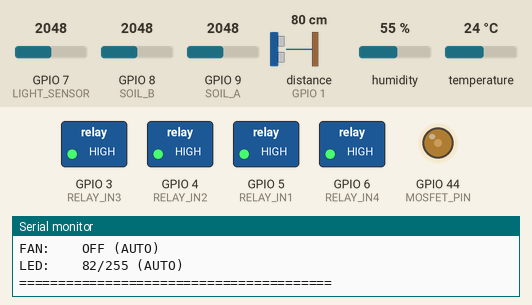
A sketch run on a simulated ESP32-S3. Shown: switched loads named in the sketch (green lamp = pin HIGH), output pins drawn as LEDs (lit = HIGH), the last lines printed to the serial monitor. Wiring (inferred from the names in the program): ultrasonic range finder: trigger GPIO 2; echo GPIO 1. The test bench sets the inputs (shaded band); at power-on: humidity 55 %, GPIO 7 (LIGHT_SENSOR) = 2048, GPIO 8 (SOIL_B) = 2048, GPIO 9 (SOIL_A) = 2048, distance to the obstacle (sensor on GPIO 1) 80 cm, temperature 24 °C. The echo pulse lasts 58.3 µs per cm; WiFi joins after 1.5 s; servers stay silent unless stated; pins used as bus, display or sensor lines are not drawn.

Above: at 7.8 s.
7.9 s: humidity set to 41 %
10.8 s: humidity set to 38 %
At 12.2 s:
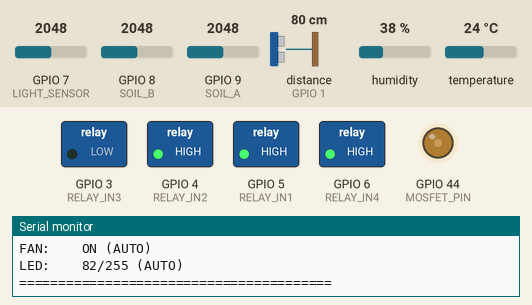
13.2 s: GPIO 7 (LIGHT_SENSOR) set to 2866
At 14.1 s:
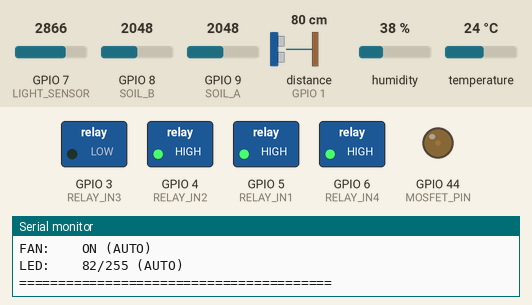
15.1 s: GPIO 7 (LIGHT_SENSOR) set to 3040
At 16.8 s:
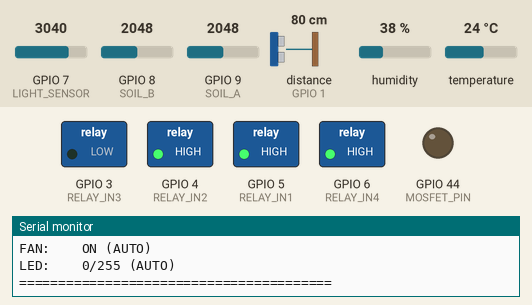
17.1 s: GPIO 7 (LIGHT_SENSOR) set to 122
At 18.9 s:
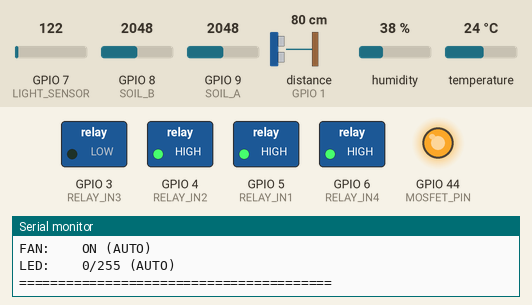
19.2 s: humidity set to 40 %
At 20.7 s:
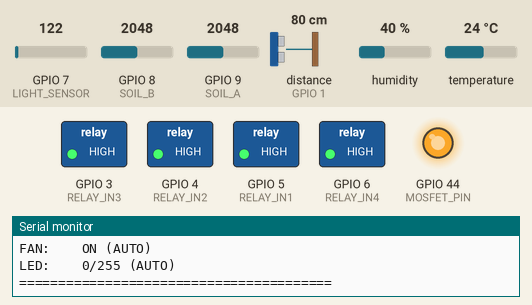
Timing chart, 0 to 22.2 s (numbered marks = the images above; inputs shaded):
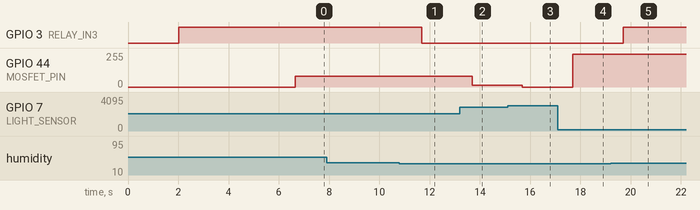

Measured:
- the behaviour switches between 40 and 39 % on humidity (found by bisection; images 0 and 1)
- after the input at 7.9 s, every drawn part: stays the same
- after the input at 10.8 s, GPIO 3 (RELAY_IN3): HIGH → LOW after 0.88 s
- after the input at 13.2 s, GPIO 44 (MOSFET_PIN): 82/255 → 12/255 after 0.49 s
- after the input at 15.1 s, GPIO 44 (MOSFET_PIN): 12/255 → 0/255 after 0.59 s
- after the input at 17.1 s, GPIO 44 (MOSFET_PIN): 0/255 → 246/255 after 0.60 s
- after the input at 19.2 s, GPIO 3 (RELAY_IN3): LOW → HIGH after 0.51 s

The sketch:

esp32s.ino
```cpp
#include "DHT.h"
#include <WiFi.h>
#include <HTTPClient.h>
#include <WebServer.h>
#include "esp_system.h"

// ===== MULTIPLE WIFI SETTINGS =====
struct WiFiNetwork {
  const char* ssid;
  const char* password;
};

const int NUM_NETWORKS = 2;
WiFiNetwork networks[NUM_NETWORKS] = {
  {"Najeeb_Home", "meowmeow@1234"},
  {"Najeeb_iPhone", "najeeb1999"}
};

// ===== WEB SERVER =====
WebServer server(80);

// ===== PIN CONFIGURATION =====
const int ULTRASONIC_TRIG = D1;
const int ULTRASONIC_ECHO = D0;
const int DHT_PIN = D6;
#define DHTTYPE DHT22

const int LIGHT_SENSOR = D8;
const int SOIL_A  = D10;
const int SOIL_B  = D9;

const int RELAY_IN1 = D4;   // Pump A
const int RELAY_IN2 = D3;   // Pump B
const int RELAY_IN3 = D2;   // Fan
const int RELAY_IN4 = D5;   // Unused

const int MOSFET_PIN = D7;
const int PWM_FREQ   = 5000;
const int PWM_RES    = 8;

DHT dht(DHT_PIN, DHTTYPE);

// ===== CALIBRATION (measured from your hardware) =====
// Soil: 2700 = 0% (dry), 1150 = 100% (wet)
const int SOIL_RAW_DRY = 2700;
const int SOIL_RAW_WET = 1150;

// Light: 0 = dark, 4-15 = normal room bulb, 3000 = direct sun/torch
const int LIGHT_RAW_MIN    = 0;
const int LIGHT_RAW_MAX    = 3000;

// LED auto brightness thresholds (raw LDR values)
// Normal room (4-15) → LED nearly full ON
// Above 500 raw → start dimming
// At 3000 → fully OFF
const int LED_RAW_FULL_ON  = 20;    // below this → LED = 255 (full)
const int LED_RAW_FULL_OFF = 3000;  // above this → LED = 0 (off)

// ===== SI UNIT THRESHOLDS =====
const float SOIL_PUMP_ON_PCT  = 40.0;  // pump ON  when soil drops below 40%
const float SOIL_PUMP_OFF_PCT = 60.0;  // pump OFF when soil rises above 60%
const float TEMP_MIN     = 18.0;
const float TEMP_MAX     = 28.0;
const float HUMIDITY_MIN = 40.0;
const float HUMIDITY_MAX = 80.0;
// Measured: this reservoir reads ~5.3cm when completely empty (shallow tank,
// sensor mounted close). Trigger "low" before hitting that true-empty ceiling.
const float WATER_LOW_CM = 4.5;   // block pumps if water level > 4.5cm from sensor

const unsigned long MIN_RUN_TIME = 8000;

// ===== LIVE SENSOR STATE =====
float live_soil_a_pct = 0;   // %
float live_soil_b_pct = 0;   // %
int   live_light_raw  = 0;   // raw (0-3000)
float live_temp       = 0;   // °C
float live_humidity   = 0;   // %
float live_water      = 0;   // cm

int raw_soil_a = 0;
int raw_soil_b = 0;

// Soil hysteresis
bool zoneA_wasDry = false;
bool zoneB_wasDry = false;

// Actuator state
unsigned long pumpA_lastChange = 0;
unsigned long pumpB_lastChange = 0;
unsigned long fan_lastChange   = 0;
bool pumpA_state = false;
bool pumpB_state = false;
bool fan_state   = false;

// Manual override
bool pumpA_auto = true;
bool pumpB_auto = true;
bool fan_auto   = true;
bool led_auto   = true;
int  led_brightness_override = 0;

// Timing
unsigned long lastSensorRead = 0;
const unsigned long SENSOR_READ_INTERVAL = 1000;
unsigned long lastPrintTime = 0;
const unsigned long PRINT_INTERVAL = 5000;

// ===== CONVERSION FUNCTIONS =====
float soilRawToPercent(int raw) {
  // 2700 = 0% (dry), 1150 = 100% (wet)
  float pct = ((float)(SOIL_RAW_DRY - raw) / (float)(SOIL_RAW_DRY - SOIL_RAW_WET)) * 100.0;
  return constrain(pct, 0.0, 100.0);
}

int rawToLEDBrightness(int raw) {
  // 0-20   → 255 (full ON, dark room)
  // 20-3000 → linear fade from 255 to 0
  // 3000+  → 0 (fully OFF, bright sun)
  if (raw <= LED_RAW_FULL_ON)  return 255;
  if (raw >= LED_RAW_FULL_OFF) return 0;
  return map(raw, LED_RAW_FULL_ON, LED_RAW_FULL_OFF, 255, 0);
}

void setup() {
  Serial.begin(115200);
  delay(500);

  esp_reset_reason_t reason = esp_reset_reason();
  Serial.print("Reset reason: ");
  Serial.println(reason);
  delay(1500);

  Serial.println("\n========================================");
  Serial.println("  EDEN SMART TERRARIUM - ESP32S3");
  Serial.println("  Soil: % moisture | Light: raw 0-3000");
  Serial.println("  Temp: C | Humidity: % | Water: cm");
  Serial.println("========================================\n");

  pinMode(SOIL_A, INPUT);
  pinMode(SOIL_B, INPUT);
  pinMode(LIGHT_SENSOR, INPUT);
  pinMode(ULTRASONIC_TRIG, OUTPUT);
  pinMode(ULTRASONIC_ECHO, INPUT);

  pinMode(RELAY_IN1, OUTPUT);
  pinMode(RELAY_IN2, OUTPUT);
  pinMode(RELAY_IN3, OUTPUT);
  pinMode(RELAY_IN4, OUTPUT);

  digitalWrite(RELAY_IN1, HIGH);
  digitalWrite(RELAY_IN2, HIGH);
  digitalWrite(RELAY_IN3, HIGH);
  digitalWrite(RELAY_IN4, HIGH);
  Serial.println("✓ All relays OFF");

  ledcAttach(MOSFET_PIN, PWM_FREQ, PWM_RES);
  ledcWrite(MOSFET_PIN, 0);
  Serial.println("✓ MOSFET PWM ready");

  dht.begin();
  Serial.println("✓ Sensors initialized");

  Serial.println("Warming up DHT22...");
  delay(3000);

  float testTemp  = dht.readTemperature();
  float testHumid = dht.readHumidity();
  Serial.print("DHT22: ");
  Serial.print(testTemp); Serial.print("°C, ");
  Serial.print(testHumid); Serial.println("%");
  if (isnan(testTemp) || isnan(testHumid)) {
    Serial.println("⚠️  DHT22 NOT RESPONDING!");
  } else {
    Serial.println("✓ DHT22 OK");
  }

  WiFi.mode(WIFI_STA);
  delay(100);
  connectToMultipleWiFi();

  server.on("/api/data", handleAPIData);
  server.on("/control",  handleControl);
  server.begin();
  Serial.println("✓ Web server on port 80");

  Serial.println("\n========================================");
  Serial.println("  THRESHOLDS:");
  Serial.println("  Pump ON  when soil < 40%");
  Serial.println("  Pump OFF when soil > 60%");
  Serial.println("  Fan ON outside 18-28C or 40-80% RH");
  Serial.println("  LED FULL when light raw < 20 (dark room)");
  Serial.println("  LED OFF  when light raw = 3000 (sun)");
  Serial.println("========================================\n");
}

void loop() {
  server.handleClient();

  unsigned long now = millis();

  if (now - lastSensorRead > SENSOR_READ_INTERVAL) {
    raw_soil_a       = analogRead(SOIL_A);
    raw_soil_b       = analogRead(SOIL_B);
    live_light_raw   = analogRead(LIGHT_SENSOR);
    live_temp        = dht.readTemperature();
    live_humidity    = dht.readHumidity();
    live_water       = getUltrasonicDistance();

    live_soil_a_pct  = soilRawToPercent(raw_soil_a);
    live_soil_b_pct  = soilRawToPercent(raw_soil_b);

    controlSystem();

    if (now - lastPrintTime > PRINT_INTERVAL) {
      printSensorData();
      lastPrintTime = now;
    }

    lastSensorRead = now;
  }

  delay(10);
}

float getUltrasonicDistance() {
  digitalWrite(ULTRASONIC_TRIG, LOW);
  delayMicroseconds(2);
  digitalWrite(ULTRASONIC_TRIG, HIGH);
  delayMicroseconds(10);
  digitalWrite(ULTRASONIC_TRIG, LOW);
  long duration = pulseIn(ULTRASONIC_ECHO, HIGH, 30000);
  return (duration * 0.034) / 2;
}

void handleAPIData() {
  String json = "{";
  json += "\"soil_a\":"  + String(live_soil_a_pct, 1) + ",";  // %
  json += "\"soil_b\":"  + String(live_soil_b_pct, 1) + ",";  // %
  json += "\"light\":"   + String(live_light_raw)      + ",";  // raw 0-3000
  json += "\"temp\":"    + String(live_temp, 1)         + ",";  // °C
  json += "\"humidity\":" + String(live_humidity, 1)   + ",";  // %
  json += "\"water\":"   + String(live_water, 1)        + ",";  // cm
  json += "\"pumpA_on\":" + String(pumpA_state  ? "true" : "false") + ",";
  json += "\"pumpA_auto\":" + String(pumpA_auto ? "true" : "false") + ",";
  json += "\"pumpB_on\":" + String(pumpB_state  ? "true" : "false") + ",";
  json += "\"pumpB_auto\":" + String(pumpB_auto ? "true" : "false") + ",";
  json += "\"fan_on\":"  + String(fan_state      ? "true" : "false") + ",";
  json += "\"fan_auto\":" + String(fan_auto      ? "true" : "false") + ",";
  json += "\"led_brightness\":" + String(led_brightness_override) + ",";
  json += "\"led_auto\":" + String(led_auto      ? "true" : "false");
  json += "}";
  server.sendHeader("Access-Control-Allow-Origin", "*");
  server.send(200, "application/json", json);
}

void handleControl() {
  String device = server.arg("device");
  String mode   = server.arg("mode");

  if (device == "pumpA") {
    if (mode == "auto") { pumpA_auto = true; }
    else if (mode == "manual") {
      pumpA_auto  = false;
      pumpA_state = (server.arg("state") == "on");
      pumpA_lastChange = millis();
      digitalWrite(RELAY_IN1, pumpA_state ? LOW : HIGH);
    }
  }
  else if (device == "pumpB") {
    if (mode == "auto") { pumpB_auto = true; }
    else if (mode == "manual") {
      pumpB_auto  = false;
      pumpB_state = (server.arg("state") == "on");
      pumpB_lastChange = millis();
      digitalWrite(RELAY_IN2, pumpB_state ? LOW : HIGH);
    }
  }
  else if (device == "fan") {
    if (mode == "auto") { fan_auto = true; }
    else if (mode == "manual") {
      fan_auto  = false;
      fan_state = (server.arg("state") == "on");
      fan_lastChange = millis();
      digitalWrite(RELAY_IN3, fan_state ? LOW : HIGH);
    }
  }
  else if (device == "led") {
    if (mode == "auto") {
      led_auto = true;
      led_brightness_override = 0;
    } else if (mode == "manual") {
      led_auto = false;
      led_brightness_override = server.arg("brightness").toInt();
    }
  }

  server.sendHeader("Access-Control-Allow-Origin", "*");
  server.send(200, "text/plain", "OK");
}

void controlSystem() {
  bool water_low = (live_water > WATER_LOW_CM);

  // ===== PUMP A =====
  if (pumpA_auto) {
    if (live_soil_a_pct < SOIL_PUMP_ON_PCT)  zoneA_wasDry = true;
    if (live_soil_a_pct > SOIL_PUMP_OFF_PCT) zoneA_wasDry = false;
    bool wantPumpA = (zoneA_wasDry && !water_low);
    if (wantPumpA != pumpA_state && millis() - pumpA_lastChange > MIN_RUN_TIME) {
      pumpA_state = wantPumpA;
      pumpA_lastChange = millis();
      digitalWrite(RELAY_IN1, pumpA_state ? LOW : HIGH);
    }
  }

  // ===== PUMP B =====
  if (pumpB_auto) {
    if (live_soil_b_pct < SOIL_PUMP_ON_PCT)  zoneB_wasDry = true;
    if (live_soil_b_pct > SOIL_PUMP_OFF_PCT) zoneB_wasDry = false;
    bool wantPumpB = (zoneB_wasDry && !water_low);
    if (wantPumpB != pumpB_state && millis() - pumpB_lastChange > MIN_RUN_TIME) {
      pumpB_state = wantPumpB;
      pumpB_lastChange = millis();
      digitalWrite(RELAY_IN2, pumpB_state ? LOW : HIGH);
    }
  }

  // ===== FAN =====
  if (fan_auto) {
    bool wantFan = (live_temp < TEMP_MIN || live_temp > TEMP_MAX ||
                    live_humidity < HUMIDITY_MIN || live_humidity > HUMIDITY_MAX);
    if (wantFan != fan_state && millis() - fan_lastChange > MIN_RUN_TIME) {
      fan_state = wantFan;
      fan_lastChange = millis();
      digitalWrite(RELAY_IN3, fan_state ? LOW : HIGH);
    }
  }

  // ===== LED (LDR-linked, calibrated to your sensor) =====
  if (led_auto) {
    led_brightness_override = rawToLEDBrightness(live_light_raw);
    ledcWrite(MOSFET_PIN, led_brightness_override);
  } else {
    ledcWrite(MOSFET_PIN, led_brightness_override);
  }
}

void connectToMultipleWiFi() {
  Serial.println("\n📡 Connecting to WiFi...");
  for (int i = 0; i < NUM_NETWORKS; i++) {
    Serial.print("Trying: ");
    Serial.println(networks[i].ssid);
    WiFi.begin(networks[i].ssid, networks[i].password);
    int attempts = 0;
    while (WiFi.status() != WL_CONNECTED && attempts < 20) {
      delay(500);
      Serial.print(".");
      attempts++;
    }
    Serial.println();
    if (WiFi.status() == WL_CONNECTED) {
      Serial.println("✅ Connected!");
      Serial.print("IP: ");
      Serial.println(WiFi.localIP());
      return;
    }
    Serial.println("❌ Failed");
  }
  Serial.println("⚠️  No WiFi connection!");
}

void printSensorData() {
  Serial.println("\n========================================");
  Serial.println("  SENSOR READINGS");
  Serial.println("========================================");
  Serial.print("🌱 Soil A: "); Serial.print(live_soil_a_pct, 1);
  Serial.print("%  (raw: "); Serial.print(raw_soil_a); Serial.println(")");
  Serial.print("🌿 Soil B: "); Serial.print(live_soil_b_pct, 1);
  Serial.print("%  (raw: "); Serial.print(raw_soil_b); Serial.println(")");
  Serial.print("💡 Light:  "); Serial.print(live_light_raw);
  Serial.print(" raw  → LED: "); Serial.print(rawToLEDBrightness(live_light_raw));
  Serial.println("/255");
  Serial.print("🌡️  Temp:   "); Serial.print(live_temp, 1); Serial.println(" °C");
  Serial.print("💧 Humid:  "); Serial.print(live_humidity, 1); Serial.println(" %");
  Serial.print("💧 Water:  "); Serial.print(live_water, 1); Serial.println(" cm");
  Serial.println("--- ACTUATORS ---");
  Serial.print("PUMP A: "); Serial.print(pumpA_state ? "ON" : "OFF");
  Serial.println(pumpA_auto ? " (AUTO)" : " (MANUAL)");
  Serial.print("PUMP B: "); Serial.print(pumpB_state ? "ON" : "OFF");
  Serial.println(pumpB_auto ? " (AUTO)" : " (MANUAL)");
  Serial.print("FAN:    "); Serial.print(fan_state ? "ON" : "OFF");
  Serial.println(fan_auto ? " (AUTO)" : " (MANUAL)");
  Serial.print("LED:    "); Serial.print(led_brightness_override);
  Serial.println(led_auto ? "/255 (AUTO)" : "/255 (MANUAL)");
  Serial.println("========================================");
}
```
